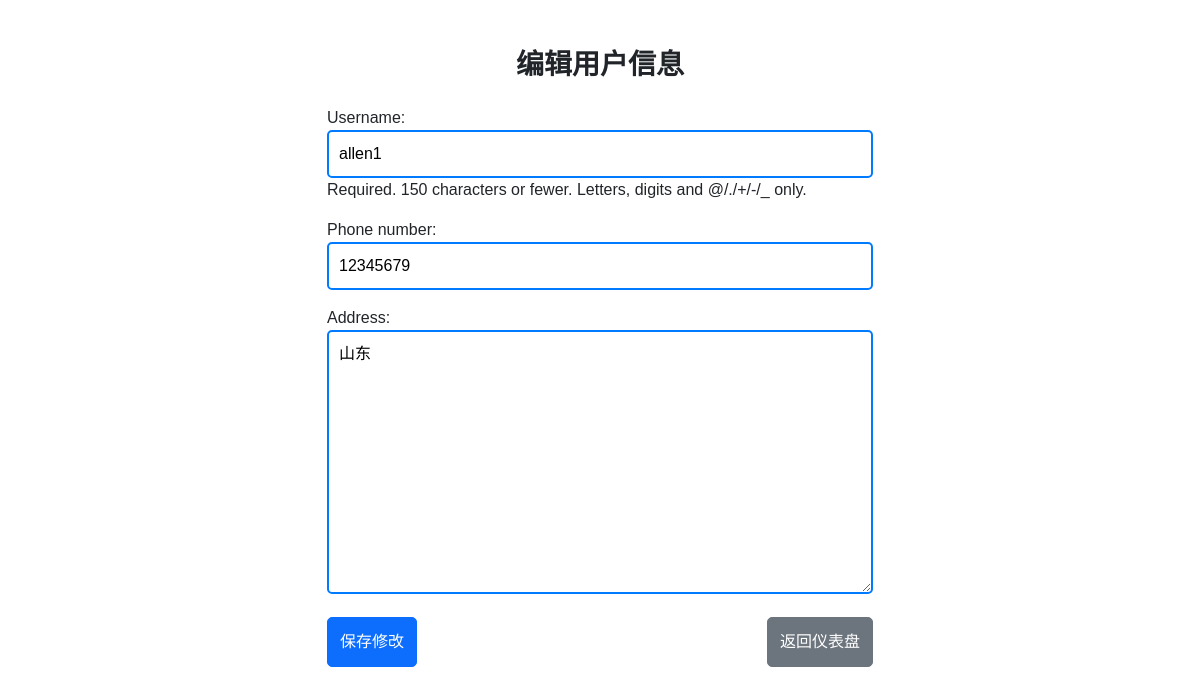
The page /edit_user/ (signed in) on the database its author committed.
### users/models.py (models this page shows, shortened)
class CustomUser(AbstractUser):
    is_admin = models.BooleanField(default=False)
    phone_number = models.CharField(max_length=15, blank=True, null=True)  # 电话号码
    address = models.TextField(blank=True, null=True)  # 地址

### users/views.py (the view)
# urls.py: path('edit_user/', views.edit_user, name='edit_user'),
@login_required
def edit_user(request):
    user = request.user
    if request.method == 'POST':
        form = CustomUserChangeForm(request.POST, instance=user)
        if form.is_valid():
            form.save()
            messages.success(request, 'Your profile has been updated.')
            return redirect('user_dashboard')
    else:
        form = CustomUserChangeForm(instance=user)
    return render(request, 'users/edit_user.html', {'form': form})

### users/forms.py (shortened to what this page needs)
class CustomUserChangeForm(UserChangeForm):
    password = forms.CharField(widget=forms.HiddenInput(), required=False)
    class Meta:
        model = CustomUser
        fields = ('username', 'phone_number', 'address')

### templates/users/edit_user.html (shortened to what this page needs)
{% extends 'base_generic.html' %}
{% block content %}
  <div class="container mt-5">
    <div class="row justify-content-center">
      <div class="col-md-6">
        <h1 class="text-center mb-4">编辑用户信息</h1>
        <form method="POST">
          <div class="form-group">
            {{ form.as_p }}
          </div>
          <div class="d-flex justify-content-between">
            <button type="submit" class="btn btn-primary custom-btn">保存修改</button>
            <a href="{% url 'user_dashboard' %}" class="btn btn-secondary custom-btn">返回仪表盘</a>
          </div>
        </form>
      </div>
    </div>
  </div>
{% endblock %}

### templates/users/edit_user.html (style rules this page uses)
input, select, textarea { border: 2px solid #007bff; padding: 10px; border-radius: 5px; font-size: 16px; width: 100%; }
.custom-btn { font-size: 16px; padding: 12px; border-radius: 5px; transition: background-color 0.3s; }
body { font-family: 'Microsoft YaHei', 'Arial', sans-serif; }
h1 { font-size: 28px; font-weight: bold; }

### rows shown on the page
CustomUser: username "allen1", phone_number "12345679", address "山东"
